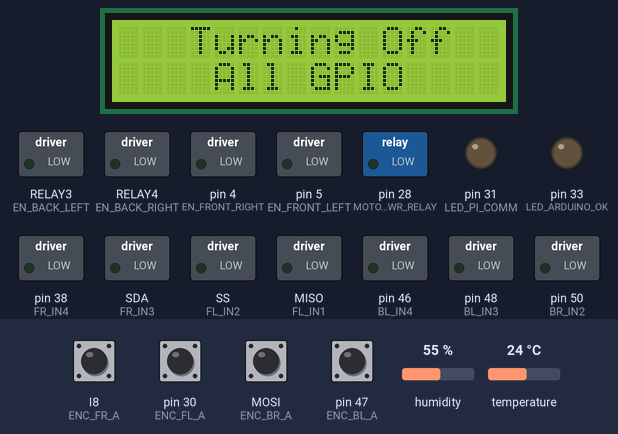
Simulated run of this sketch. Board: Arduino Opta. On the bench: 16×2 character LCD, switched loads named in the sketch (green lamp = pin HIGH), output pins drawn as LEDs (lit = HIGH). The test bench sets the inputs (shaded band); at power-on: I8 (ENC_FR_A), MOSI (ENC_BR_A), pin 30 (ENC_FL_A), pin 47 (ENC_BL_A) HIGH, humidity 55 %, temperature 24 °C. Pins used as bus, display or sensor lines are not drawn; what the sketch prints to the serial monitor is not drawn.

Above: at 2.5 s.
At 6.6 s:
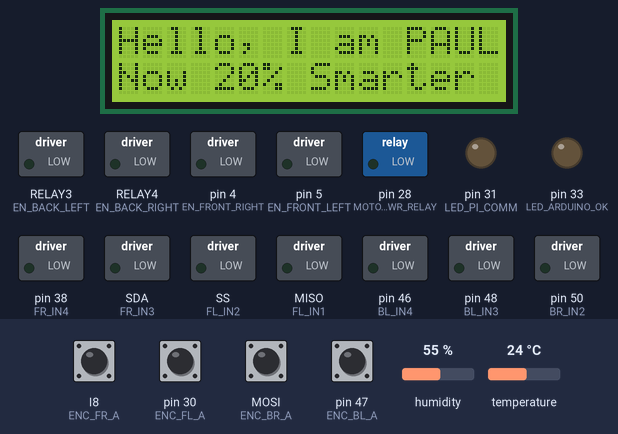
6.7 s: humidity set to 22 %
At 18.7 s:
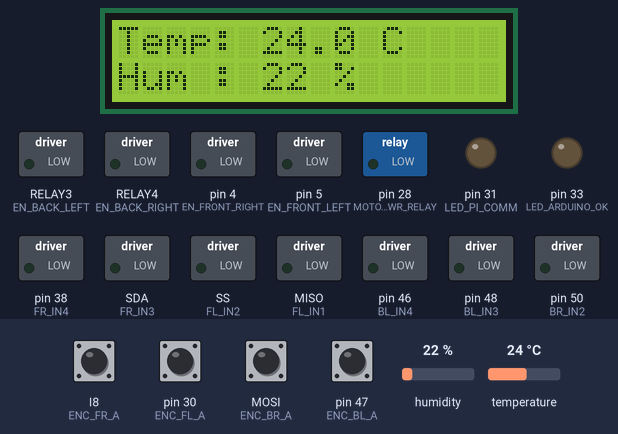
20.7 s: temperature set to 12 °C
34.7 s: humidity set to 40 %
At 45.3 s:
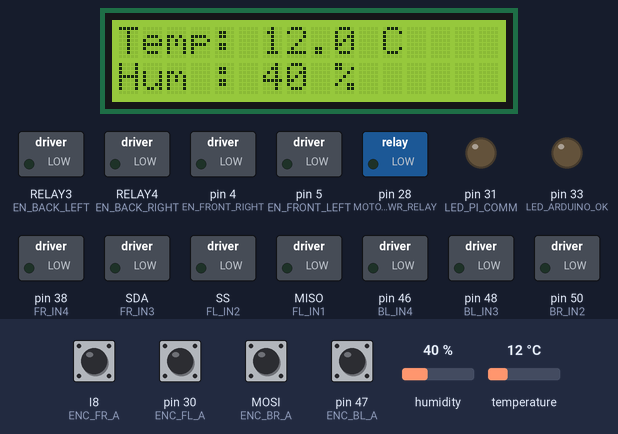
48.7 s: temperature set to 19 °C
At 54.6 s:
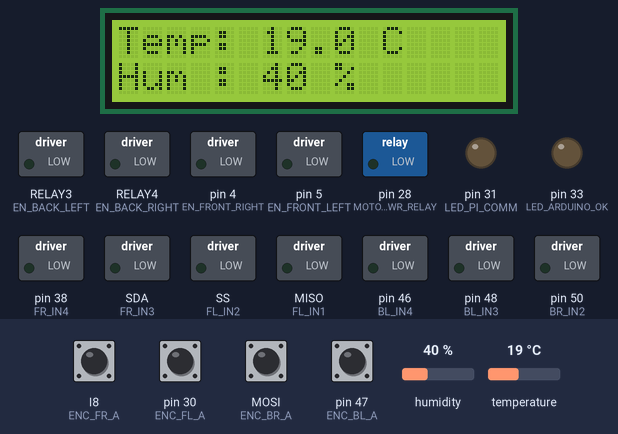
Timing chart, 0 to 56.1 s (numbered marks = the images above; inputs shaded):
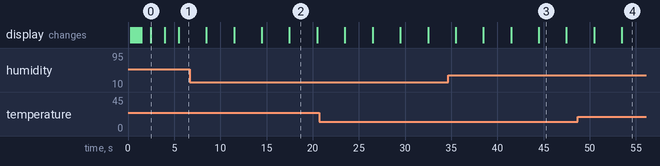

Measured:
- what the display in image 0 shows lasts 1.6 s, from 2.4 s to 4.0 s
- what the display in image 2 shows lasts 3.0 s, from 17.5 s to 20.5 s

The sketch:

PAUL.P2.ino
```cpp
/*  PAUL.P1 Robot — Arduino Giga R1
 *  Contributors - Justin Dougherty
 *  Date - 8/28/25
 *. Time - 03:23
 */

#include "setup_paul.h"
#include "wheels.h"

void setup() {
  hardwareBegin();   // sets up all pins and buses
  allOutputsOff();   // ensure everything starts off
  encodersBegin();
}

void loop() {
  unsigned long now = millis();
  //readAndPrintAllSonars();          // fast loop
  printDHTIfDue(now);          // only prints every 10s
  lcdTickerUpdate(now);    // rotates the LCD pages every 2.5s

  // Print counts every 500 ms
  static unsigned long lastPrint = 0;
  if (now - lastPrint >= 50) {
    encodersPrintCounts();
    lastPrint = now;
  }
}
```

sensor_helpers.cpp
```cpp
#include "setup_paul.h"

static bool dhtBlinkActive = false;
static unsigned long dhtBlinkUntil = 0;
static const unsigned long LCD_PAGE_MS = 3000; // how long each page stays on screen
static uint8_t s_lcdPage = LCD_HELLO;
static unsigned long s_lcdNextAt = 0;


// LCD print function
// row = 0 or 1 for a 16x2 display
// col = 0–15
void lcdPrint(uint8_t col, uint8_t row, const String& text) {
  lcd.setCursor(col, row);
  lcd.print(text);
}

void lcdClearRow(uint8_t row) {
  lcd.setCursor(0, row);
  lcd.print("                "); // 16 spaces
}

void lcdTickerInit() {
  s_lcdPage = LCD_HELLO;
  s_lcdNextAt = 0; // force immediate draw on first update
  lcd.clear();
}

// Render the current page
static void lcdRenderPage(uint8_t page) {
  lcd.clear();
  switch (page) {
    case LCD_HELLO:
      lcdPrint(0, 0, "Hello, I am PAUL");
      lcdPrint(0, 1, "Now 20% Smarter");
      break;

    case LCD_ENV: {
      // uses the latest values updated by printDHTIfDue()
      lcdPrint(0, 0, "Temp: " + String(gAmbientTempC, 1) + " C");
      lcdPrint(0, 1, "Hum : " + String(gAmbientRH, 0) + " %");
      break;
    }

    case LCD_MOTOR: {
      // Read relay output state; ON when pin is HIGH (adjust if your relay is inverted)
      bool motorOn = (digitalRead(MOTOR_PWR_RELAY) == HIGH);
      lcdPrint(0, 0, "Motor Power");
      lcdPrint(0, 1, motorOn ? "Status: ON " : "Status: OFF");
      break;
    }
  }
}

void lcdTickerUpdate(unsigned long now) {
  if ((long)(now - s_lcdNextAt) >= 0) {
    lcdRenderPage(s_lcdPage);
    s_lcdPage = (s_lcdPage + 1) % LCD_PAGE_COUNT;
    s_lcdNextAt = now + LCD_PAGE_MS;
  }
}

// Return distance in cm, or 0 if timeout
long readSonarCM(uint8_t trigPin, uint8_t echoPin) {
  digitalWrite(trigPin, LOW);
  delayMicroseconds(3);
  digitalWrite(trigPin, HIGH);
  delayMicroseconds(10);
  digitalWrite(trigPin, LOW);

  // echo duration (µs)
  unsigned long us = pulseIn(echoPin, HIGH, 30000UL); // 30 ms timeout
  if (us == 0) return 0;

  // distance = (c * time) / 2
  // c in m/s → cm/us: c_cm_us = (c * 100) / 1e6 = c / 10000
  float c_ms = currentSpeedOfSoundMS();
  float dist_cm = (c_ms / 10000.0f) * (float)us * 0.5f;

  // clamp/round
  if (dist_cm < 0) dist_cm = 0;
  return (long)(dist_cm + 0.5f);
}

// Read all four sonars and print
void readAndPrintAllSonars() {
  long distF = readSonarCM(SONAR_F_TRIG, SONAR_F_ECHO);
  long distB = readSonarCM(SONAR_B_TRIG, SONAR_B_ECHO);
  long distL = readSonarCM(SONAR_L_TRIG, SONAR_L_ECHO);
  long distR = readSonarCM(SONAR_R_TRIG, SONAR_R_ECHO);

  Serial.print("Front: "); Serial.print(distF); Serial.print(" cm | ");
  Serial.print("Back: ");  Serial.print(distB); Serial.print(" cm | ");
  Serial.print("Left: ");  Serial.print(distL); Serial.print(" cm | ");
  Serial.print("Right: "); Serial.print(distR); Serial.println(" cm");
}

// Non-blocking: double blink on DHT read (every 10 sec)
void printDHTIfDue(unsigned long now) {
  // --- handle ongoing blink sequence ---
  static uint8_t blinkStep = 0;           // 0=idle, 1..4=blink phases
  static unsigned long blinkNextAt = 0;

  if (blinkStep != 0 && (long)(now - blinkNextAt) >= 0) {
    switch (blinkStep) {
      case 1: digitalWrite(LEDB, HIGH); blinkNextAt = now + DHT_BLINK_MS; blinkStep = 2; break; // off after first ON
      case 2: digitalWrite(LEDB, LOW);  blinkNextAt = now + DHT_BLINK_MS; blinkStep = 3; break; // ON second time
      case 3: digitalWrite(LEDB, HIGH); blinkStep = 0; break; // final OFF
    }
  }

  // --- DHT: read every interval ---
  if ((now - lastDHT) < DHT_INTERVAL_MS) return;
  lastDHT = now;

  float h = dht.readHumidity();
  float t = dht.readTemperature(); // °C

  if (isnan(h) || isnan(t)) {
    Serial.println("DHT read failed");
    return;
  }

  // cache environment for sonar
  gAmbientTempC = t;
  gAmbientRH    = h;

  Serial.print("Temp: "); Serial.print(t);
  Serial.print(" °C | Humidity: "); Serial.print(h);
  Serial.println(" %");

  // --- start blink sequence (2 blinks) ---
  digitalWrite(LEDB, LOW);              // ON (active LOW)
  blinkNextAt = now + DHT_BLINK_MS;     // schedule next transition
  blinkStep   = 1;                      // step machine active
}

float currentSpeedOfSoundMS() {
  const float T = gAmbientTempC;
  const float RH = gAmbientRH;
  // Empirical moist-air formula (good to ~±0.5 m/s typical use)
  float c = 331.3f + 0.606f*T + 0.0124f*RH; // m/s
  // Pressure dependence is negligible for speed of sound in ideal gas mixture at these ranges.
  (void)gAmbientPressurePa; // reserved for future refined models
  return c;
}
```

setup_paul.cpp
```cpp
#include "setup_paul.h"

DHT dht(DHT_PIN, DHTTYPE);
unsigned long lastDHT = 0;

// Ambient cache (initialize to safe defaults)
float gAmbientTempC      = 20.0f;      // room temp default
float gAmbientRH         = 50.0f;      // mid humidity default
float gAmbientPressurePa = 101325.0f;  // standard atmosphere

constexpr uint8_t LCD_ADDR = 0x27;   // your LCD address
LiquidCrystal_PCF8574 lcd(LCD_ADDR);

void hardwareBegin() {
  // Serial ports
  Serial.begin(115200);      // USB debug (to PC)
  Serial1.begin(PI_BAUD);    // UART to Raspberry Pi on pins 0/1

  // I2C buses
  Wire.begin();              // MPU-6050 on SDA(20)/SCL(21)
  Wire1.begin();             // PCA9685 on SDA1/SCL1
  Wire2.begin();             // I2C LCD on SDA2(9)/SCL2(8)

  //LCD
  lcd.begin(16, 2, Wire2);   // Init LCD with 16 cols, 2 rows, on Wire2
  lcd.setBacklight(255);

  lcdPrint(0, 0, "  Initializing");

  // DHT
  dht.begin();
  lcdPrint(0, 1, "-");
  delay(100);

  // Motor drivers
  pinMode(EN_FRONT_LEFT,  OUTPUT);
  pinMode(EN_FRONT_RIGHT, OUTPUT);
  pinMode(EN_BACK_RIGHT,  OUTPUT);
  pinMode(EN_BACK_LEFT,   OUTPUT);

  pinMode(FR_IN4, OUTPUT);
  pinMode(FR_IN3, OUTPUT);
  pinMode(FL_IN2, OUTPUT);
  pinMode(FL_IN1, OUTPUT);
  pinMode(BL_IN4, OUTPUT);
  pinMode(BL_IN3, OUTPUT);
  pinMode(BR_IN2, OUTPUT);
  pinMode(BR_IN1, OUTPUT);
  lcdPrint(1, 1, "-");
  delay(100);

  // Relay
  pinMode(MOTOR_PWR_RELAY, OUTPUT);
  lcdPrint(2, 1, "-");
  delay(100);

  // Encoders
  pinMode(ENC_FR_A, INPUT_PULLUP);
  pinMode(ENC_FR_B, INPUT_PULLUP);
  pinMode(ENC_FL_A, INPUT_PULLUP);
  pinMode(ENC_FL_B, INPUT_PULLUP);
  pinMode(ENC_BR_A, INPUT_PULLUP);
  pinMode(ENC_BR_B, INPUT_PULLUP);
  pinMode(ENC_BL_A, INPUT_PULLUP);
  pinMode(ENC_BL_B, INPUT_PULLUP);
  lcdPrint(3, 1, "-");
  delay(100);

  // Sonars
  pinMode(SONAR_F_TRIG, OUTPUT);
  pinMode(SONAR_F_ECHO, INPUT);

  pinMode(SONAR_L_TRIG, OUTPUT);
  pinMode(SONAR_L_ECHO, INPUT);

  pinMode(SONAR_B_TRIG, OUTPUT);
  pinMode(SONAR_B_ECHO, INPUT);

  pinMode(SONAR_R_TRIG, OUTPUT);
  pinMode(SONAR_R_ECHO, INPUT);
  lcdPrint(4, 1, "-");
  delay(100);

  // LEDs
  pinMode(LED_ARDUINO_OK, OUTPUT);
  pinMode(LED_PI_COMM,    OUTPUT);
  pinMode(LEDR, OUTPUT);
  pinMode(LEDG, OUTPUT);
  pinMode(LEDB, OUTPUT);
  lcdPrint(5, 1, "-");
  delay(100);

  // DHT
  pinMode(DHT_PIN, INPUT);       // leave floating/idle (library will drive timing)
  lcdPrint(6, 1, "-");
  delay(100);

  // Button (active LOW)
  pinMode(BTN_USER, INPUT_PULLUP);
  lcdPrint(7, 1, "-");
  delay(100);

  // Fan
  pinMode(FAN_BODY, OUTPUT);
  lcdPrint(8, 1, "-");
  delay(100);

  dht.begin();
  lcdPrint(9, 1, "-");
  delay(100);

  lcdPrint(10, 1, "--");
  delay(100);

  lcdPrint(12, 1, "--");
  delay(100);

  lcdPrint(14, 1, "-");
  delay(100);

  lcdPrint(0, 0, " Init. Complete");
  delay(1000);

  lcd.clear();
}

void allOutputsOff() {
  // Disable motor drivers
  digitalWrite(EN_FRONT_LEFT,  LOW);
  digitalWrite(EN_FRONT_RIGHT, LOW);
  digitalWrite(EN_BACK_RIGHT,  LOW);
  digitalWrite(EN_BACK_LEFT,   LOW);

  // Set all H-bridge inputs LOW
  digitalWrite(FR_IN4, LOW);
  digitalWrite(FR_IN3, LOW);
  digitalWrite(FL_IN2, LOW);
  digitalWrite(FL_IN1, LOW);
  digitalWrite(BL_IN4, LOW);
  digitalWrite(BL_IN3, LOW);
  digitalWrite(BR_IN2, LOW);
  digitalWrite(BR_IN1, LOW);

  // Relay off (no motor power)
  digitalWrite(MOTOR_PWR_RELAY, LOW);

  // Sonar TRIG low (idle)
  digitalWrite(SONAR_F_TRIG, LOW);
  digitalWrite(SONAR_L_TRIG, LOW);
  digitalWrite(SONAR_B_TRIG, LOW);
  digitalWrite(SONAR_R_TRIG, LOW);

  // LEDs off
  digitalWrite(LED_ARDUINO_OK, LOW);
  digitalWrite(LED_PI_COMM,    LOW);
  digitalWrite(LEDR, HIGH);
  digitalWrite(LEDG, HIGH);
  digitalWrite(LEDB, HIGH);

  // Fan off
  digitalWrite(FAN_BODY, LOW);

  lcdPrint(0, 0, "   Turning Off");
  lcdPrint(0, 1, "    All GPIO");
  delay(1500);
  lcd.clear();
  lcdPrint(0, 0, "      DONE");
  delay(1500);
  lcd.clear();

  lcdTickerInit();   // start the rotating pages
}
```

setup_paul.h
```cpp
#pragma once
#include <Arduino.h>
#include <Wire.h>
#include <DHT.h>
#include <LiquidCrystal_PCF8574.h>


// === Function prototypes ===
void hardwareBegin();
void allOutputsOff();
long readSonarCM(uint8_t trigPin, uint8_t echoPin);
void readAndPrintAllSonars();
void printDHTIfDue(unsigned long now);
void lcdPrint(uint8_t col, uint8_t row, const String& text);


// === LCD Sensor Config ===
extern LiquidCrystal_PCF8574 lcd;


// === LCD ticker ===
enum LcdPage : uint8_t { LCD_HELLO = 0, LCD_ENV = 1, LCD_MOTOR = 2, LCD_PAGE_COUNT = 3 };

void lcdTickerInit();
void lcdTickerUpdate(unsigned long now);
void lcdClearRow(uint8_t row);


// === DHT Sensor Config ===
#ifndef DHTTYPE
#define DHTTYPE DHT11
#endif

extern DHT dht;                                 // global DHT object (defined in setup_paul.cpp)
extern unsigned long lastDHT;                   // last time sensor was read
constexpr unsigned long DHT_INTERVAL_MS = 10000UL; // 10 s
constexpr unsigned long DHT_BLINK_MS    = 100UL;     // blue LED blink length (ms)


// ==== Ambient environment cache (used by sonar conversion) ====
extern float gAmbientTempC;          // last °C from DHT
extern float gAmbientRH;             // last %RH from DHT
extern float gAmbientPressurePa;     // Pa (set from another sensor or default 101325)

// Set/override ambient pressure if you add a pressure sensor later.
inline void setAmbientPressurePa(float pa) { gAmbientPressurePa = pa; }

// Compute speed of sound (m/s) from T (°C), RH (%), Pressure (Pa).
float currentSpeedOfSoundMS();


// === Pin definitions ===
// UART to Raspberry Pi (hardware pins RX0=0, TX0=1)
constexpr uint32_t PI_BAUD = 115200;  // adjust if needed

// H-bridge EN pins (PWM-capable, keep LOW = disabled)
constexpr uint8_t EN_FRONT_LEFT   = 5;  // Front dual: ENA (Front Left Wheel)
constexpr uint8_t EN_FRONT_RIGHT  = 4;  // Front dual: ENB (Front Right Wheel)
constexpr uint8_t EN_BACK_RIGHT   = 3;  // Back  dual: ENA (Back Right Wheel)
constexpr uint8_t EN_BACK_LEFT    = 2;  // Back  dual: ENB (Back Left Wheel)

// H-bridge IN pins (LOW = coast/brake off depending on driver)
constexpr uint8_t FR_IN4 = 38;  // Front Right wheel
constexpr uint8_t FR_IN3 = 40;
constexpr uint8_t FL_IN2 = 42;  // Front Left wheel
constexpr uint8_t FL_IN1 = 44;
constexpr uint8_t BL_IN4 = 46;  // Back  Left wheel
constexpr uint8_t BL_IN3 = 48;
constexpr uint8_t BR_IN2 = 50;  // Back  Right wheel
constexpr uint8_t BR_IN1 = 52;

// Motor power relay (LOW = de-energized/off)
constexpr uint8_t MOTOR_PWR_RELAY = 28;

// Encoders (use INPUT_PULLUP by default; change if you have external pull-ups)
constexpr uint8_t ENC_FR_A = 22;
constexpr uint8_t ENC_FR_B = 24;
constexpr uint8_t ENC_FL_A = 30;
constexpr uint8_t ENC_FL_B = 32;
constexpr uint8_t ENC_BR_A = 43;
constexpr uint8_t ENC_BR_B = 45;
constexpr uint8_t ENC_BL_A = 47;
constexpr uint8_t ENC_BL_B = 53;

// Sonars (TRIG = OUTPUT LOW, ECHO = INPUT)
constexpr uint8_t SONAR_F_TRIG = 23;
constexpr uint8_t SONAR_F_ECHO = 25;

constexpr uint8_t SONAR_L_TRIG = 51;
constexpr uint8_t SONAR_L_ECHO = 49;

constexpr uint8_t SONAR_B_TRIG = 39;
constexpr uint8_t SONAR_B_ECHO = 41;

constexpr uint8_t SONAR_R_TRIG = 37;
constexpr uint8_t SONAR_R_ECHO = 35;

// Status LEDs (active HIGH)
constexpr uint8_t LED_ARDUINO_OK = 33;  // "all good"
constexpr uint8_t LED_PI_COMM    = 31;  // Pi communication heartbeat

// DHT sensor (single-wire data; leave as INPUT idle)
constexpr uint8_t DHT_PIN = 34;

// User button: no resistor, other side to GND → use INPUT_PULLUP (active LOW)
constexpr uint8_t BTN_USER = 36;

// Fan control (A7 as digital; LOW = off)
constexpr uint8_t FAN_BODY = A7;
```

wheels.cpp
```cpp
#include "wheels.h"

// ====== State ======
volatile long  posiFR = 0, posiFL = 0, posiBR = 0, posiBL = 0;
volatile float rotationsFR = 0, rotationsFL = 0, rotationsBR = 0, rotationsBL = 0;

// ---- Core ISR step: ++ if B is HIGH, -- if LOW (with optional inversion) ----
static inline void stepCount(volatile long &posi, volatile float &rots, int bHigh, bool invert) {
  if (!invert) {
    if (bHigh) posi++; else posi--;
  } else {
    if (bHigh) posi--; else posi++;
  }
  rots = (float)posi / (float)PULSES_PER_REV;
}

// ====== ISRs (trigger on channel A RISING) ======
void ISR_FR_A() { stepCount(posiFR, rotationsFR, digitalRead(ENC_FR_B) == HIGH, ENC_INV_FR); }
void ISR_FL_A() { stepCount(posiFL, rotationsFL, digitalRead(ENC_FL_B) == HIGH, ENC_INV_FL); }
void ISR_BR_A() { stepCount(posiBR, rotationsBR, digitalRead(ENC_BR_B) == HIGH, ENC_INV_BR); }
void ISR_BL_A() { stepCount(posiBL, rotationsBL, digitalRead(ENC_BL_B) == HIGH, ENC_INV_BL); }

void encodersBegin() {
  // Pin modes (you already set these elsewhere as INPUT_PULLUP, but safe to set again)
  pinMode(ENC_FR_A, INPUT_PULLUP);
  pinMode(ENC_FR_B, INPUT_PULLUP);
  pinMode(ENC_FL_A, INPUT_PULLUP);
  pinMode(ENC_FL_B, INPUT_PULLUP);
  pinMode(ENC_BR_A, INPUT_PULLUP);
  pinMode(ENC_BR_B, INPUT_PULLUP);
  pinMode(ENC_BL_A, INPUT_PULLUP);
  pinMode(ENC_BL_B, INPUT_PULLUP);

  // Attach interrupts on channel A, RISING edge
  attachInterrupt(digitalPinToInterrupt(ENC_FR_A), ISR_FR_A, RISING);
  attachInterrupt(digitalPinToInterrupt(ENC_FL_A), ISR_FL_A, RISING);
  attachInterrupt(digitalPinToInterrupt(ENC_BR_A), ISR_BR_A, RISING);
  attachInterrupt(digitalPinToInterrupt(ENC_BL_A), ISR_BL_A, RISING);

  encodersReset();
}

void encodersReset() {
  noInterrupts();
  posiFR = posiFL = posiBR = posiBL = 0;
  rotationsFR = rotationsFL = rotationsBR = rotationsBL = 0.0f;
  interrupts();
}

void encodersPrintCounts() {
  long fr, fl, br, bl;
  noInterrupts();
  fr = posiFR; fl = posiFL; br = posiBR; bl = posiBL;
  interrupts();

  Serial.print("FR: "); Serial.print(fr);
  Serial.print(" | FL: "); Serial.print(fl);
  Serial.print(" | BR: "); Serial.print(br);
  Serial.print(" | BL: "); Serial.println(bl);
}
```

wheels.h
```cpp
#pragma once
#include "setup_paul.h"

// ====== Tuning ======
#ifndef PULSES_PER_REV
#define PULSES_PER_REV 600   // <-- put your real CPR here
#endif

// Optional per-wheel direction flip (1 = invert, 0 = normal)
#ifndef ENC_INV_FR
#define ENC_INV_FR 1
#endif
#ifndef ENC_INV_FL
#define ENC_INV_FL 0   // you said FL counts the wrong way; start inverted
#endif
#ifndef ENC_INV_BR
#define ENC_INV_BR 1
#endif
#ifndef ENC_INV_BL
#define ENC_INV_BL 0
#endif

// Public counters (signed)
extern volatile long posiFR;
extern volatile long posiFL;
extern volatile long posiBR;
extern volatile long posiBL;

// Rotations (floating; updated in ISRs for convenience)
extern volatile float rotationsFR;
extern volatile float rotationsFL;
extern volatile float rotationsBR;
extern volatile float rotationsBL;

// Setup / utility
void encodersBegin();         // sets pinModes and attachInterrupts
void encodersReset();         // zero all counts/rotations
void encodersPrintCounts();   // Serial print FR/FL/BR/BL
```
